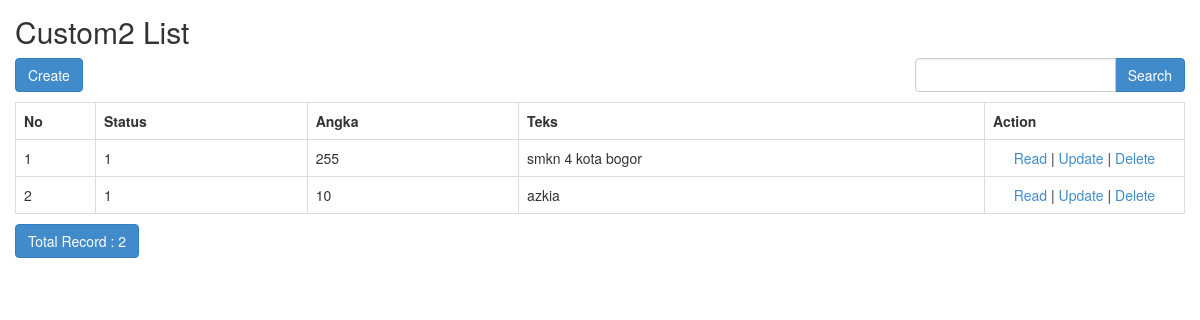
The page /sekolah/index.php/custom2 on the database its author committed.
### tables this page shows
CREATE TABLE `custom2` (
  `id` int(11) NOT NULL,
  `status` varchar(1) NOT NULL,
  `angka` int(11) NOT NULL,
  `teks` varchar(250) NOT NULL
);

### sekolah/application/controllers/Custom2.php (called while the page is built, shortened)
<?php
class Custom2 extends CI_Controller
{
    function __construct()
    {
        $this->load->model('Custom2_model');
        $this->load->library('form_validation');
    }
    public function index()
    {
        $q = urldecode($this->input->get('q', TRUE));
        $start = intval($this->input->get('start'));
        if ($q <> '') {
            $config['base_url'] = base_url() . 'custom2/index.html?q=' . urlencode($q);
            $config['first_url'] = base_url() . 'custom2/index.html?q=' . urlencode($q);
        } else {
            $config['base_url'] = base_url() . 'custom2/index.html';
            $config['first_url'] = base_url() . 'custom2/index.html';
        }
        $config['per_page'] = 10;
        $config['page_query_string'] = TRUE;
        $config['total_rows'] = $this->Custom2_model->total_rows($q);
        $custom2 = $this->Custom2_model->get_limit_data($config['per_page'], $start, $q);
        $this->load->library('pagination');
        $this->pagination->initialize($config);
        $data = array(
            'custom2_data' => $custom2,
            'q' => $q,
            'pagination' => $this->pagination->create_links(),
            'total_rows' => $config['total_rows'],
            'start' => $start,
        );
        $this->load->view('custom2/custom2_list', $data);
    }
}

### sekolah/index.php (called while the page is built, shortened)
<?php
require_once BASEPATH.'core/CodeIgniter.php';

### sekolah/application/config/config.php (called while the page is built, shortened)
<?php
$config['base_url'] = 'http://localhost/sekolah/';
$config['index_page'] = '';
$config['uri_protocol']	= 'REQUEST_URI';
$config['url_suffix'] = '.html';
$config['language']	= 'english';
$config['charset'] = 'UTF-8';
$config['enable_hooks'] = FALSE;
$config['subclass_prefix'] = 'MY_';
$config['composer_autoload'] = FALSE;
$config['permitted_uri_chars'] = 'a-z 0-9~%.:_\-';
$config['enable_query_strings'] = FALSE;
$config['controller_trigger'] = 'c';
$config['function_trigger'] = 'm';
$config['directory_trigger'] = 'd';
$config['allow_get_array'] = TRUE;
$config['log_threshold'] = 0;
$config['log_path'] = '';
$config['log_file_extension'] = '';
$config['log_file_permissions'] = 0644;
$config['log_date_format'] = 'Y-m-d H:i:s';
$config['error_views_path'] = '';
$config['cache_path'] = '';
$config['cache_query_string'] = FALSE;
$config['encryption_key'] = 'randomstring';
$config['sess_driver'] = 'files';
$config['sess_cookie_name'] = 'ci_session';
$config['sess_expiration'] = 7200;
$config['sess_save_path'] = NULL;
$config['sess_match_ip'] = FALSE;
$config['sess_time_to_update'] = 300;
$config['sess_regenerate_destroy'] = FALSE;
$config['cookie_prefix']	= '';
$config['cookie_domain']	= '';
$config['cookie_path']		= '/';
$config['cookie_secure']	= FALSE;
$config['cookie_httponly'] 	= FALSE;
$config['standardize_newlines'] = FALSE;
$config['global_xss_filtering'] = FALSE;
$config['csrf_protection'] = FALSE;
$config['csrf_token_name'] = 'csrf_test_name';
$config['csrf_cookie_name'] = 'csrf_cookie_name';
$config['csrf_expire'] = 7200;
$config['csrf_regenerate'] = TRUE;
$config['csrf_exclude_uris'] = array();
$config['compress_output'] = FALSE;
$config['time_reference'] = 'local';
$config['rewrite_short_tags'] = FALSE;
$config['proxy_ips'] = '';

### sekolah/application/models/Custom2_model.php (called while the page is built, shortened)
<?php
class Custom2_model extends CI_Model
{
    public $table = 'custom2';
    public $id = 'id';
    public $order = 'DESC';
    function total_rows($q = NULL) {
        $this->db->like('id', $q);
	$this->db->or_like('status', $q);
	$this->db->or_like('angka', $q);
	$this->db->or_like('teks', $q);
	$this->db->from($this->table);
        return $this->db->count_all_results();
    }
    function get_limit_data($limit, $start = 0, $q = NULL) {
        $this->db->order_by($this->id, $this->order);
        $this->db->like('id', $q);
	$this->db->or_like('status', $q);
	$this->db->or_like('angka', $q);
	$this->db->or_like('teks', $q);
	$this->db->limit($limit, $start);
        return $this->db->get($this->table)->result();
    }
}

### sekolah/application/views/custom2/custom2_list.php (the view, shortened to what this page needs)
<!doctype html>
<html>
    <head>
        <link rel="stylesheet" href="<?php echo base_url('assets/bootstrap/css/bootstrap.min.css') ?>"/>
    </head>
    <body>
        <h2 style="margin-top:0px">Custom2 List</h2>
        <div class="row" style="margin-bottom: 10px">
            <div class="col-md-4">
                <?php echo anchor(site_url('custom2/create'),'Create', 'class="btn btn-primary"'); ?>
            </div>
            <div class="col-md-4 text-center">
            </div>
            <div class="col-md-1 text-right">
            </div>
            <div class="col-md-3 text-right">
                <form action="<?php echo site_url('custom2/index'); ?>" class="form-inline" method="get">
                    <div class="input-group">
                        <input type="text" class="form-control" name="q" value="<?php echo $q; ?>">
                        <span class="input-group-btn">
                          <button class="btn btn-primary" type="submit">Search</button>
                        </span>
                    </div>
                </form>
            </div>
        </div>
        <table class="table table-bordered" style="margin-bottom: 10px">
            <tr>
                <th>No</th>
		<th>Status</th>
		<th>Angka</th>
		<th>Teks</th>
		<th>Action</th>
            </tr><?php
            foreach ($custom2_data as $custom2)
            {
                ?>
                <tr>
			<td width="80px"><?php echo ++$start ?></td>
			<td><?php echo $custom2->status ?></td>
			<td><?php echo $custom2->angka ?></td>
			<td><?php echo $custom2->teks ?></td>
			<td style="text-align:center" width="200px">
				<?php
				echo anchor(site_url('custom2/read/'.$custom2->id),'Read');
				echo ' | ';
				echo anchor(site_url('custom2/update/'.$custom2->id),'Update');
				echo ' | ';
				echo anchor(site_url('custom2/delete/'.$custom2->id),'Delete','onclick="javasciprt: return confirm(\'Are You Sure ?\')"');
				?>
			</td>
		</tr>
                <?php
            }
            ?>
        </table>
        <div class="row">
            <div class="col-md-6">
                <a href="#" class="btn btn-primary">Total Record : <?php echo $total_rows ?></a>
	    </div>
            <div class="col-md-6 text-right">
            </div>
        </div>
    </body>
</html>

### sekolah/application/views/custom2/custom2_list.php (style rules this page uses)
body { padding: 15px; }

### rows shown on the page
custom2: status "1", angka "255", teks "smkn 4 kota bogor", id "Read", id "Update", id "Delete"
custom2: status "1", angka "10", teks "azkia", id "Read", id "Update", id "Delete"

### other values the page prints
anchor(site_url('custom2/create'),'Create', 'class="btn btn-primary"') "Create"
$total_rows "2"
